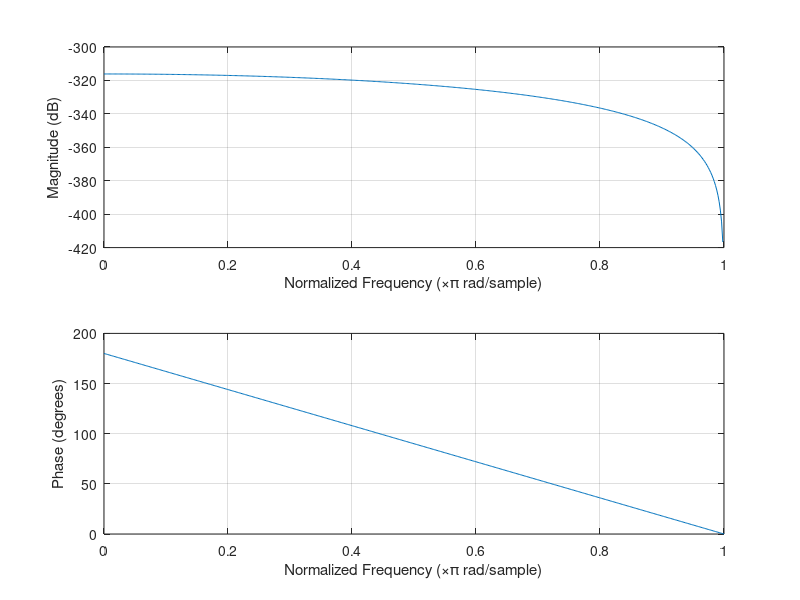
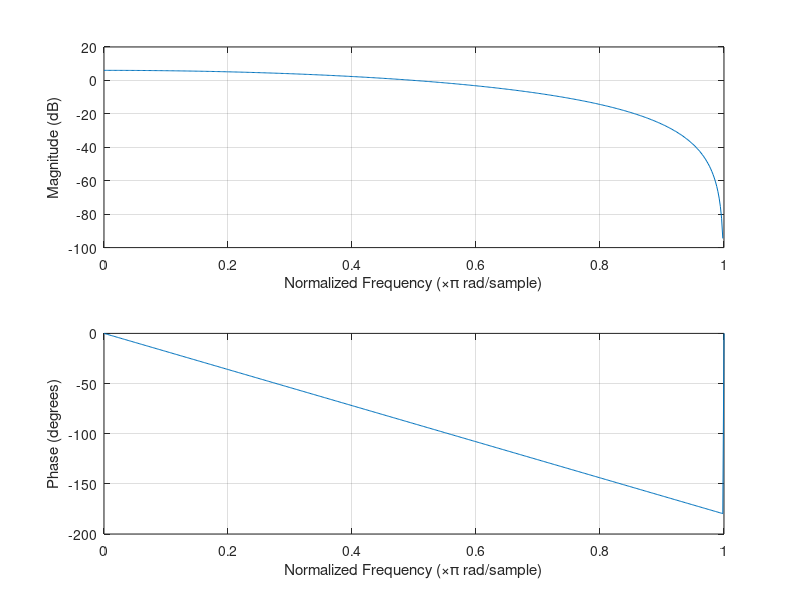

The MATLAB source for these figures, in order:

close all;
clear all;
clc;

%Low pass filter
fc=input('enter cuttoff frequency=');%2500
fs=input('enter sampling frequency=');%20000
N=input('enter length of sequence=');%10
M=N;

for n=1:N
        if(n~=M)
            hd(n)=sin(((2*pi*fc)/fs)*(n-M))/(pi*(n-M));%LPF for n not equal to M
            
        else
            hd(n)=(2*pi*fc)/(fs*pi);% LPF for n equal to M
            
        end
        n=n+1;
end       

           
'select the window: 1.Rectangular 2.Bartlett(triangular) 3.Blackmann 4.Hamming 5.Hanning'

k=input('enter window choice=');

switch(k)

 case 1
      for n=1:1:M-1
            w(n)=1;%Rectangular window
      end

case 2
      for n=1:1:M-1
          w(n)=1-(2*(abs(n-((M-1)/2)))/(M-1));%Bartlett(triangular)Window
      end
     
case 3
      for n=1:1:M-1
          w(n)=0.42-0.5*cos((2*pi*n)/(M-1))+0.8*(cos(4*pi*n)/(M-1));%Blackmann Window
      end

case 4
     for n=1:1:M-1
         w(n)=0.54-0.46*cos((2*pi*n)/(M-1));%Hamming Window
     end

case 5
      for n=1:1:M-1 
          w(n)=0.5*(1-cos((2*pi*n)/(M-1)));% Hanning Window
      end
     
end
  
  for n=1:1:M-1
      h(n)=hd(n)*w(n);%low pass filter coefficient and different window
  end
    
  freqz(h);   
  
  figure;
  freqz(w);